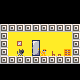

Rendered tile map (Tiled .tmx) drawn with the repository's tilesets; below, a short description and the map source with its tile grids summarised:
An orthogonal 10x10 tile map with 8x8 px tiles, 3 tile layers (Background, Tiles, GameObjects) and 2 objects (Door, CatText).

<map version="1.10" tiledversion="1.11.0" orientation="orthogonal" renderorder="right-down" width="10" height="10" tilewidth="8" tileheight="8" infinite="0" nextlayerid="5" nextobjectid="3">
 <properties>
  <property name="LevelNumber" value="1" />
 </properties>
 <tileset firstgid="1" source="Textures.tsx" />
 <layer id="2" name="Background" width="10" height="10">
  <data>[100 cells, 82 non-empty, 3 distinct tile ids]</data>
 </layer>
 <layer id="1" name="Tiles" width="10" height="10">
  <data>[100 cells, 70 non-empty, 7 distinct tile ids]</data>
 </layer>
 <layer id="3" name="GameObjects" width="10" height="10">
  <data>[100 cells, 3 non-empty, 3 distinct tile ids]</data>
 </layer>
 <objectgroup id="4" name="Object Layer 1">
  <object id="1" name="Door" x="29.2773" y="37.3792" width="16.3879" height="23.0781">
   <properties>
    <property name="GoToDoor" value="World1YellowHouse" />
    <property name="GoToMap" value="World1" />
   </properties>
  </object>
  <object id="2" name="CatText" x="13.0909" y="45.8182" width="14.2727" height="13.2727">
   <properties>
    <property name="Convo" value="Me:Daisy isn't very friendly. She lives in a house away from everyone else." />
   </properties>
  </object>
 </objectgroup>
</map>
